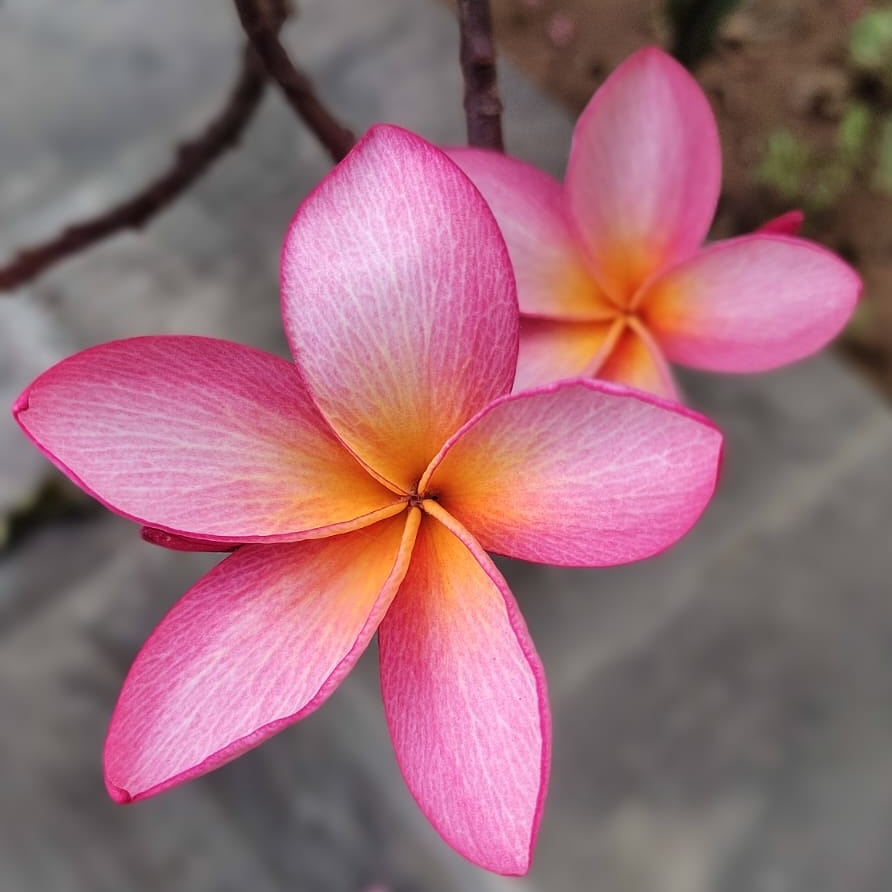
#> input picture images/blogs/Canny_Edge/Flower.jpeg, 892 x 892 px, found by its file name
$ jupyter execute Canny_Edge.ipynb
#> lines starting #> are read from the running program, lines starting #| are printed output that depends on the picture
# Canny Edge Detector

The Canny Edge detector is named after its inventor, John F. Canny. It is among the most popular edge detection algorithms due to its simplicity and effectiveness. The algorithm uses gradient information to detect edges. It follow the following steps:

## Algorithm

### 1. **Smoothing or Noise Reduction** :

The algorithm uses a Gaussian filter to smooth the image and reduce noise. This is done to prevent the algorithm from detecting false edges due to noise. It also smoothens the image to reduce the abrupt changes in pixel values. These abrupt changes may end up being detected as edges.

$$I'(x,y) = G(x,y) * I(x,y)$$

where $I(x,y)$ is the input image, $G(x,y)$ is the Gaussian filter and $I'(x,y)$ is the smoothed image. '*' represents convolution operation between the image and the filter. Reading the image and convert it to grayscale. Image is converted to grayscale because the edge detection is done on the intensity values of the image. The color information is not required for edge detection.

[cell 1]
# Importing libraries
import numpy as np
import matplotlib.pyplot as plt
import cv2 as cv

# Read the image
image = cv.imread('Flower.jpeg')
#> image is the input picture: shape (892, 892, 3); mean B, G, R 118.3, 108.3, 152.6

plt.figure(figsize=(12, 4))
# Convert the image to RGB (OpenCV loads it into BGR by default)
plt.subplot(1, 3, 1)
plt.imshow(cv.cvtColor(image, cv.COLOR_BGR2RGB))
plt.axis('off')
plt.title('Original Image')

# Convert the image to grayscale
gray_image = cv.cvtColor(image, cv.COLOR_BGR2GRAY)
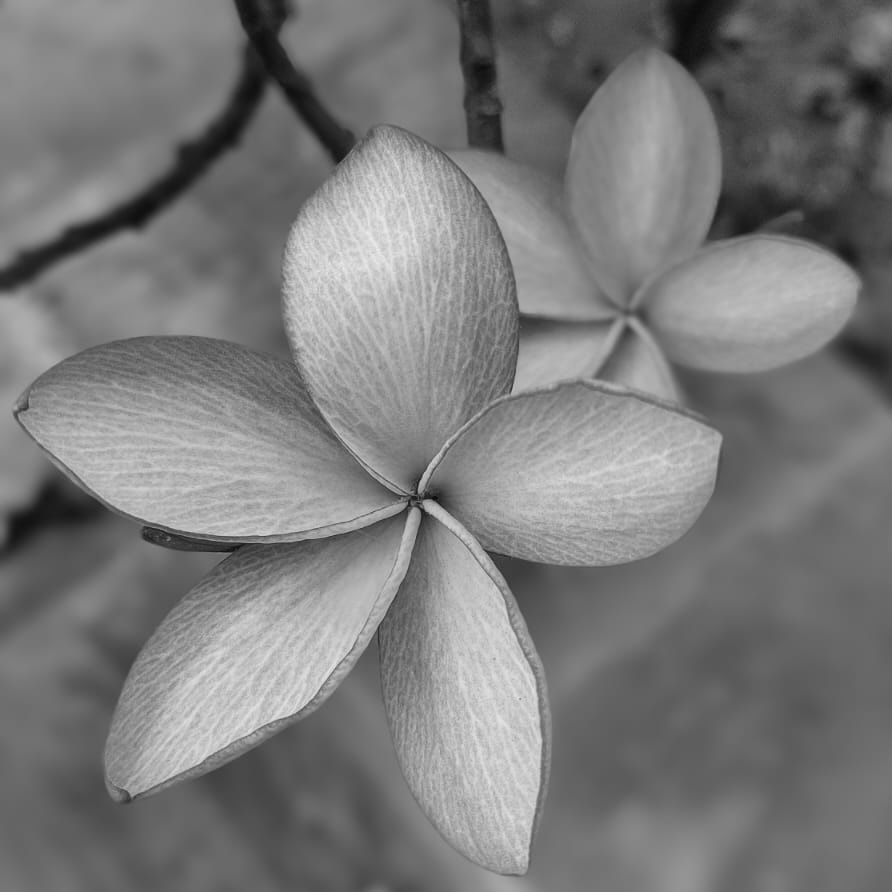
#> gray_image: shape (892, 892); min 11, max 236, mean 122.7
plt.subplot(1, 3, 2)
plt.imshow(gray_image, cmap='gray')
plt.axis('off')
plt.title('Grayscaled Image')

# Apply Gaussian Blur
blurred_image = cv.GaussianBlur(gray_image, (3, 3), 0)
plt.subplot(1, 3, 3)
plt.imshow(blurred_image, cmap='gray')
plt.axis('off')
plt.title('Gaussian Blurred Image')

plt.tight_layout()
plt.show()

### 2. **Gradient Calculation** :

The algorithm then calculates the gradient of the image. The gradient is calculated using the Sobel operator. The Sobel operator is a discrete differentiation operator. It computes an approximation of gradient of the image. The operator uses two 3x3 kernels which are convolved with the original image to calculate approximations of the derivatives - one for horizontal changes, and one for vertical. $G_x$ and $G_y$ are the horizontal and vertical Sobel operators respectively.

$$G_x = \begin{bmatrix} -1 & 0 & 1 \\ -2 & 0 & 2 \\ -1 & 0 & 1 \end{bmatrix}$$
$$G_y = \begin{bmatrix} -1 & -2 & -1 \\ 0 & 0 & 0 \\ 1 & 2 & 1 \end{bmatrix}$$

$$I_y = I' * G_y$$
$$I_x = I' * G_x$$

where $I_x$ and $I_y$ are the horizontal and vertical gradients respectively.

Now the combined gradient magnitude could be calculated using two methods.
* Using L1 Norm:

$$Magnitude = |I_x| + |I_y|$$

* Using L2 Norm:

$$Magnitude =  \sqrt{I_x^2 + I_y^2}$$

$$Direction = \arctan(\frac{I_y}{I_x})$$

Magnitude signifies the strength of the edge. The direction is the angle of the edge. The direction is rounded to one of four angles representing vertical, horizontal and two diagonals. The angles are 0, 45, 90 and 135 degrees. We are assuming the edges are in one of these four directions.

[cell 2]
# Compute the gradients by applying Sobel operator
I_x = cv.Sobel(blurred_image, cv.CV_64F, 1, 0, ksize=3)
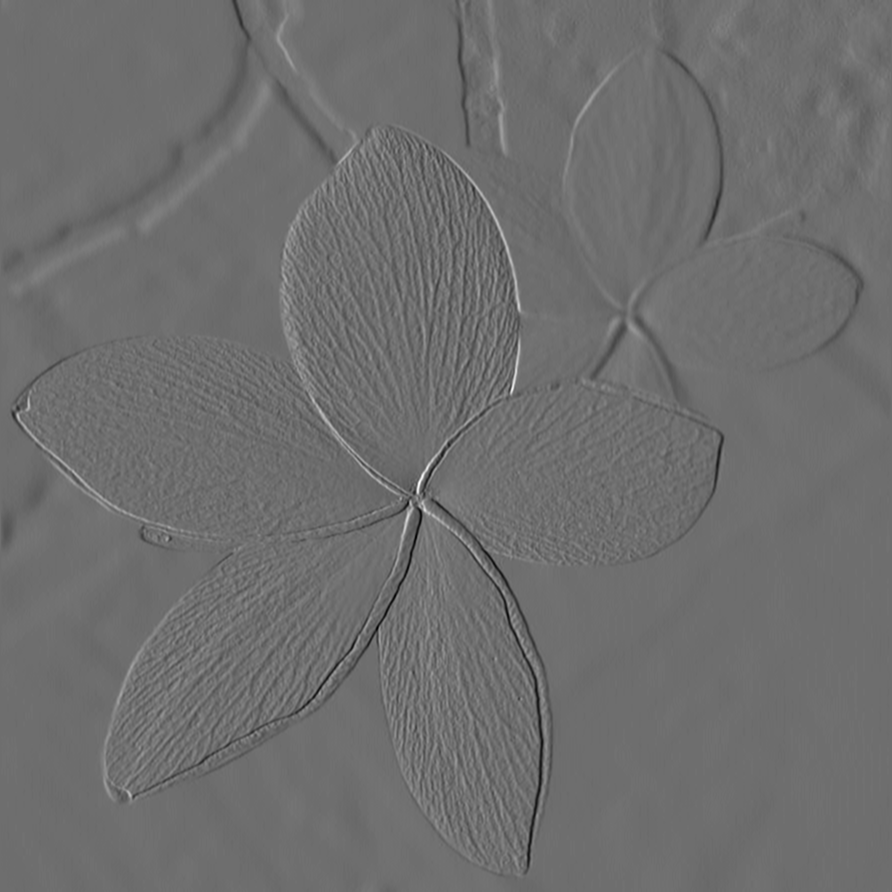
#> I_x: shape (892, 892) float64; min -296, max 387, mean -0.2; drawn with min black and max white
I_y = cv.Sobel(blurred_image, cv.CV_64F, 0, 1, ksize=3)
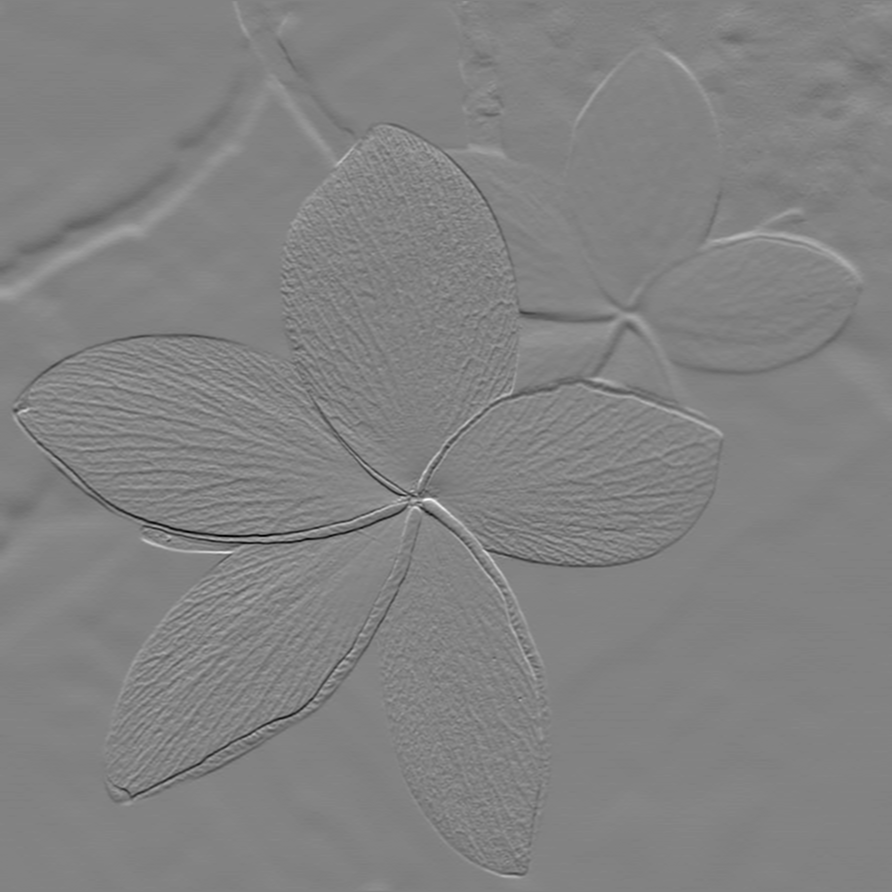
#> I_y: shape (892, 892) float64; min -352, max 337, mean 0.1; drawn with min black and max white

# Compute the magnitude of the gradients
magnitude = np.sqrt(I_x**2 + I_y**2)

# Compute the magnitude of the gradients using the L1 norm
# magnitude = np.abs(I_x) + np.abs(I_y)

direction = np.arctan2(I_y, I_x)
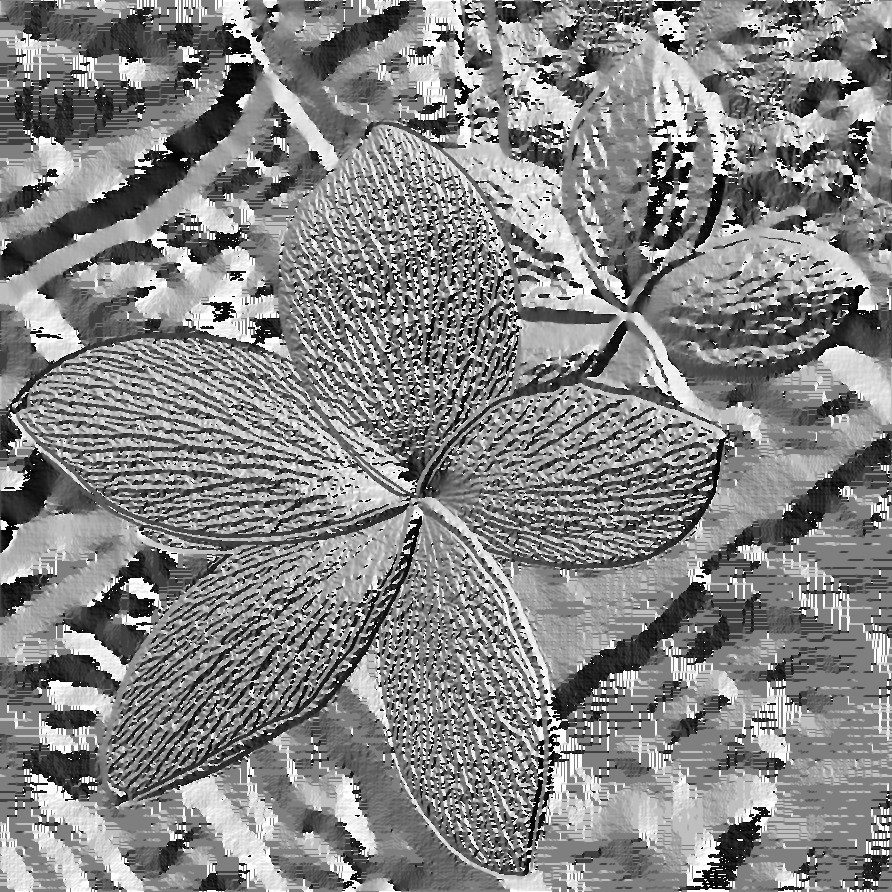
#> direction: shape (892, 892) float64; min -3.14, max 3.14, mean 0.14; drawn with min black and max white

plt.figure(figsize=(9, 7))

plt.subplot(2, 2, 1)
plt.imshow(cv.convertScaleAbs(I_x), cmap='gray')
plt.axis('off')
plt.title('Gradient in X direction')
cbar = plt.colorbar()
cbar.set_label('Gradient Intensity')

plt.subplot(2, 2, 2)
plt.imshow(cv.convertScaleAbs(I_y), cmap='gray')
plt.axis('off')
plt.title('Gradient in Y direction')
cbar = plt.colorbar()
cbar.set_label('Gradient Intensity')

plt.subplot(2, 2, 3)
plt.imshow(magnitude, cmap='gray')
plt.axis('off')
plt.title('Combined Gradient Magnitude')
cbar = plt.colorbar()
cbar.set_label('Gradient Intensity')

plt.subplot(2, 2, 4)
plt.imshow(direction)
plt.axis('off')
plt.title('Gradient Direction')
cbar = plt.colorbar()
cbar.set_label('Gradient Direction')
cbar.set_ticks([-np.pi, -np.pi/2, 0, np.pi/2, np.pi])
cbar.set_ticklabels(['-180°', '-90°', '0°', '90°', '180°'])

plt.tight_layout()
plt.show()

### 3. **Non Maximum Suppression** :

The algorithm then performs non-maximum suppression. The idea is to thin out the edges. We want to keep only the local maxima in the gradient direction. The algorithm goes through all the points on the gradient magnitude image and keeps only the points which are local maxima in the direction of the gradient. The pixel are checked in the direction of the gradient. If the pixel is not the maximum, it is set to zero.

Let $M(x, y)$ be defined as:

$$
\
M(x, y) =
\begin{cases}
0, & \text{if } M(x, y) < M(x + \Delta x, y + \Delta y) \text{ or } M(x, y) < M(x - \Delta x, y - \Delta y), \\
M(x, y), & \text{otherwise.}
\end{cases}
\
$$

where $M(x,y)$ is the gradient magnitude image and $\Delta x$ and $\Delta y$ are the unit vectors in the direction of the gradient.

<!--  -->

The image on the left shows the gradient direction. The image on the right shows the process of non-maximum suppression. The point B (marked in Red) is the local maxima in the direction of the gradient while the points A and C (marked in black) are not. The points A and C are set to zero and the point B is kept. This operation will result in thinning of the edges.

[cell 3]
nms_image = np.zeros_like(magnitude)

# Define the window size
for i in range(1, magnitude.shape[0] - 1):
    for j in range(1, magnitude.shape[1] - 1):
        # Define the angle interval
        angle = direction[i, j] if direction[i, j] >= 0 else direction[i, j] + np.pi
        angle = np.rad2deg(angle)
        angle = angle % 180

        # Perform Non-Maximum Suppression
        if (0 <= angle < 22.5) or (157.5 <= angle <= 180):
            prev = magnitude[i, j - 1]
            nxt = magnitude[i, j + 1]
        elif 22.5 <= angle < 67.5:
            prev = magnitude[i + 1, j - 1]
            nxt = magnitude[i - 1, j + 1]
        elif 67.5 <= angle < 112.5:
            prev = magnitude[i - 1, j]
            nxt = magnitude[i + 1, j]
        else:
            prev = magnitude[i - 1, j - 1]
            nxt = magnitude[i + 1, j + 1]

        if magnitude[i, j] >= prev and magnitude[i, j] >= nxt:
            nms_image[i, j] = magnitude[i, j]

plt.figure(figsize=(10, 4))

plt.subplot(1, 2, 1)
plt.imshow(magnitude, cmap='gray')
plt.axis('off')
plt.title('Gradient Magnitude')
cbar = plt.colorbar()
cbar.set_label('Gradient Intensity')

plt.subplot(1, 2, 2)
plt.imshow(nms_image, cmap='gray')
plt.axis('off')
plt.title('Non-Maximum Suppression')
cbar = plt.colorbar()
cbar.set_label('Gradient Intensity')

plt.tight_layout()
plt.show()
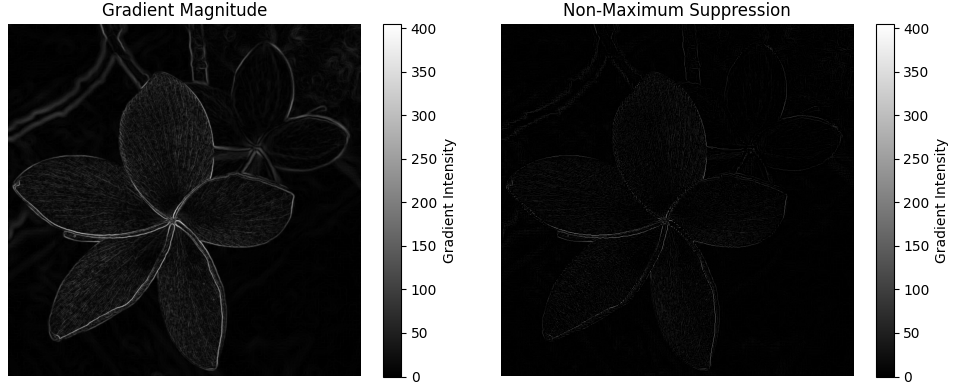
#> figure drawn by matplotlib, 4 panels

### 4. Hysteresis Thresholding:

Next step is to apply hysteresis thresholding or also known as double thresholding. The algorithm uses two thresholds, a high threshold and a low threshold. All the points above the high threshold are considered to be strong edges and all the points below the low threshold are considered to be non-edges. The points between the two thresholds are considered to be weak edges. The algorithm then tracks the weak edges and checks if they are connected to strong edges. If they are connected to strong edges, they are considered to be edges. If they are not connected to strong edges, they are considered to be non-edges. This is done to remove the weak edges which are not connected to any of the strong edges.

Let:

- $S$ denote the set of strong edges

- $W$ denote the set of weak edge

- $E(x, y)$ represent whether a pixel at $(x, y)$ is classified as an edge $1$ or not $0$.

The classification can be expressed as:

$$
E(x, y) =
\begin{cases}
1, & \text{if } (x, y) \in S, \text{ or } (x, y) \in W \text{ and connected to } S, \\
0, & \text{otherwise.}
\end{cases}
$$

Connected to $S$ implies there exists a path from $(x, y)$ in $W$ to some $(x', y')$ in $S$ that satisfies the connectivity criteria (e.g., adjacency).

[cell 4]
Edges = np.zeros_like(nms_image)

threshold_high = 100
threshold_low = 50
vicinity = 2

# Define the weak and strong edges
strong_edges = nms_image > threshold_high
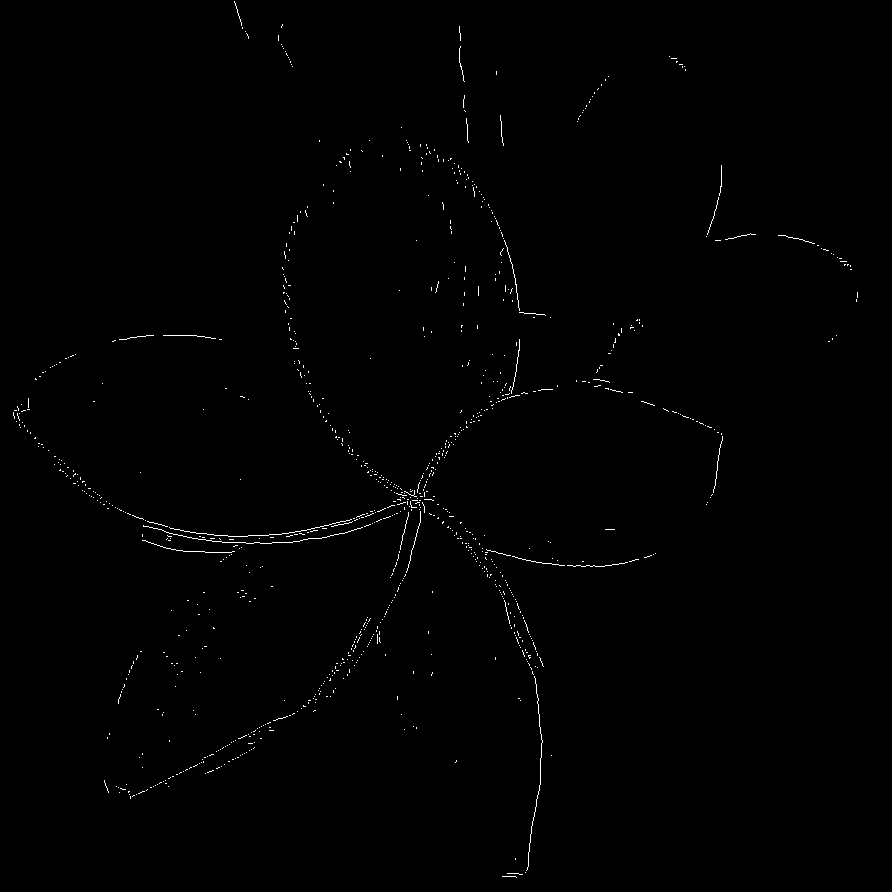
#> strong_edges: shape (892, 892) bool; 0.5% white in thin lines or dots
weak_edges = (nms_image >= threshold_low) & (nms_image <= threshold_high)
#> weak_edges: shape (892, 892) bool; 2.5% white in thin lines or dots


# Define the edge map
Edges[strong_edges] = 255

# Define the weak edges that are connected to strong edges
for i in range(1, nms_image.shape[0] - 1):
    for j in range(1, nms_image.shape[1] - 1):
        if weak_edges[i, j]:
            if np.sum(strong_edges[i-vicinity:i+vicinity+1, j-vicinity:j+vicinity+1]) > 0:
                Edges[i, j] = 255
#> Edges: shape (892, 892) float64; 0.68% white in thin lines or dots

# Dilate the edges
Edges = cv.dilate(Edges, np.ones((3, 3), np.uint8), iterations=1)


# Display the Original Image and the Detected Edges
plt.figure(figsize=(7, 4))

plt.subplot(1, 2, 1)
plt.imshow(cv.cvtColor(image, cv.COLOR_BGR2RGB))
plt.axis('off')
plt.title('Original Image')

plt.subplot(1, 2, 2)
plt.imshow(Edges, cmap='gray')
plt.axis('off')
plt.title('Detected Edges')

plt.tight_layout()
plt.show()
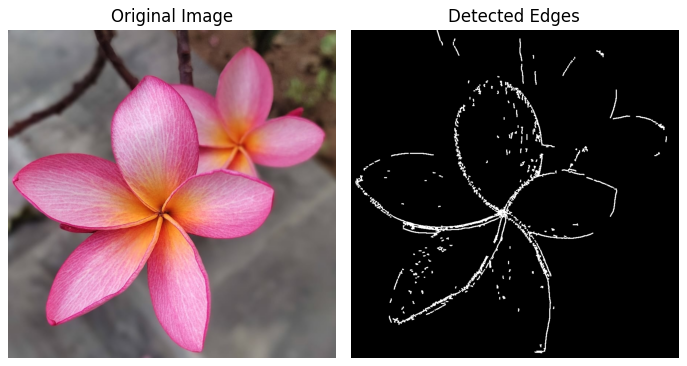
#> figure drawn by matplotlib, 2 panels
